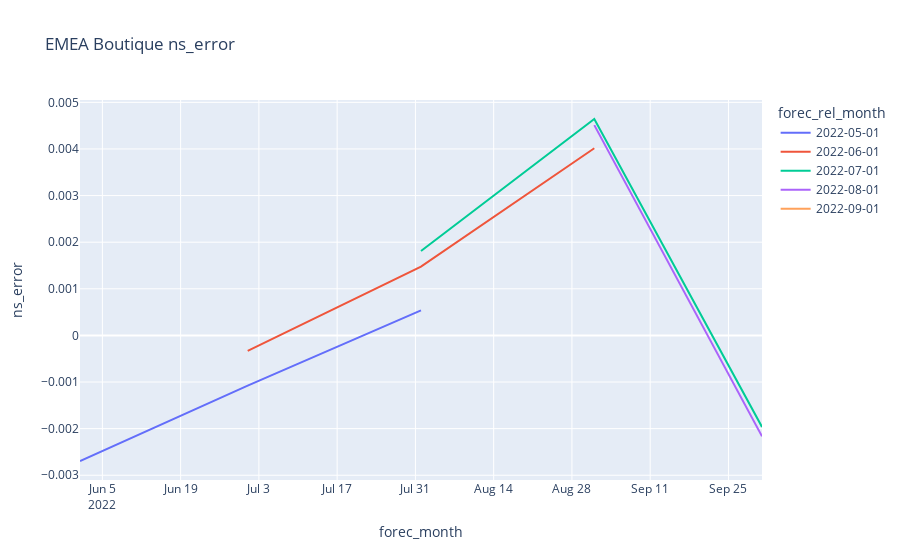
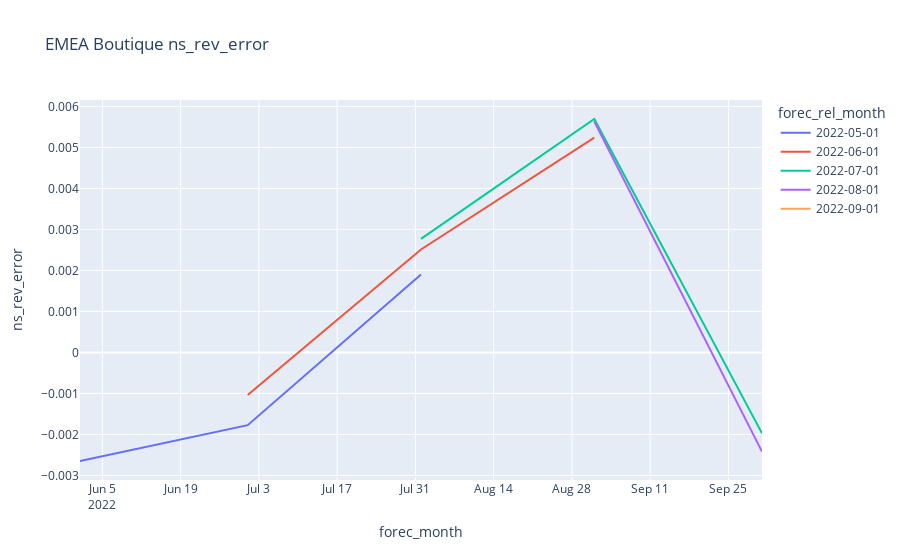
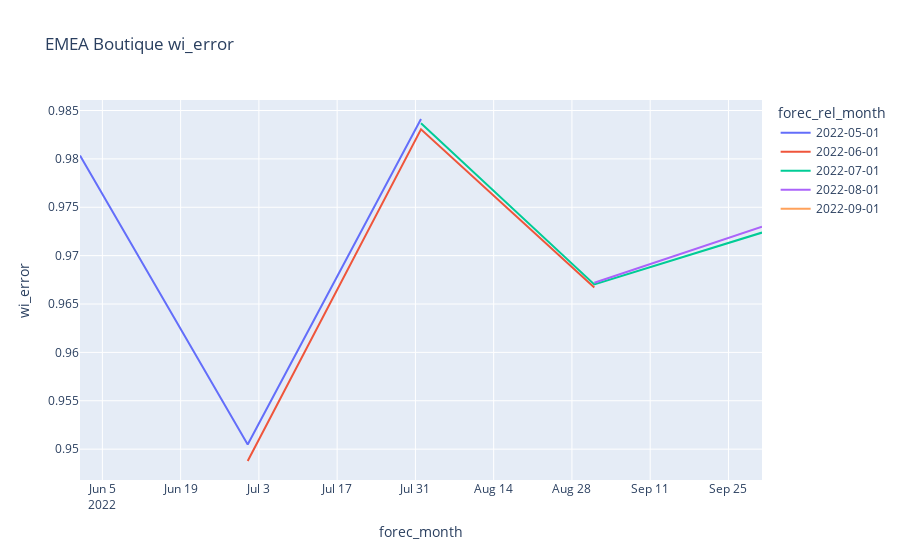
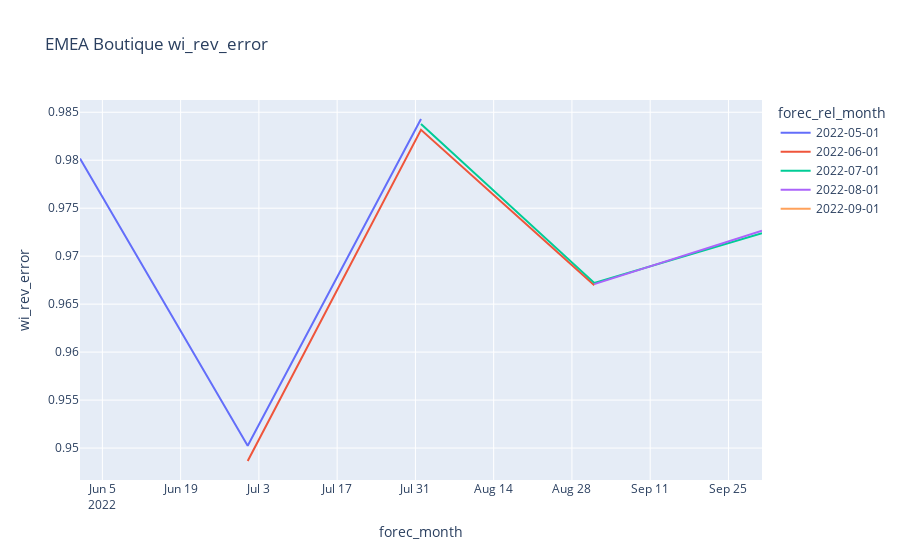

Notebook code cell kept with these figures, in order:
### Markdown cell above
# Trend Visualization

### Code cell
for team in np.unique(data['office_tier']):
    for metric in ['ns_error','ns_rev_error','wi_error','wi_rev_error','sos1d_error','sos1d_rev_error','sos2d_error','sos2d_rev_error',]:
        subdata=data[data['office_tier']==team]
        fig=px.line(subdata, x='forec_month', y=metric, title=team+' '+metric,color='forec_rel_month')
        fig.show()
        #plt.plot(subdata['forec_month'], subdata[metric], label = month)
        #print(team+' '+metric)
        #plt.plot(figsize=(12, 8), dpi=200)
        #plt.legend()
        #plt.savefig(team+'_'+metric+'.jpg')
        #plt.show()

### Figure 1 — Plotly figure (JSON) as saved in the notebook; plotly's stock layout.template omitted (floating-point values rounded to 4 significant figures)
{"data": [{"hovertemplate": "forec_rel_month=2022-05-01<br>forec_month=%{x}<br>ns_error=%{y}<extra></extra>", "legendgroup": "2022-05-01", "line": {"color": "#636efa", "dash": "solid"}, "marker": {"symbol": "circle"}, "mode": "lines", "name": "2022-05-01", "orientation": "v", "showlegend": true, "type": "scatter", "x": ["2022-06-01", "2022-07-01", "2022-08-01"], "xaxis": "x", "y": [-0.002694, -0.001078, 0.0005377], "yaxis": "y"}, {"hovertemplate": "forec_rel_month=2022-06-01<br>forec_month=%{x}<br>ns_error=%{y}<extra></extra>", "legendgroup": "2022-06-01", "line": {"color": "#EF553B", "dash": "solid"}, "marker": {"symbol": "circle"}, "mode": "lines", "name": "2022-06-01", "orientation": "v", "showlegend": true, "type": "scatter", "x": ["2022-07-01", "2022-08-01", "2022-09-01"], "xaxis": "x", "y": [-0.000333, 0.001477, 0.004016], "yaxis": "y"}, {"hovertemplate": "forec_rel_month=2022-07-01<br>forec_month=%{x}<br>ns_error=%{y}<extra></extra>", "legendgroup": "2022-07-01", "line": {"color": "#00cc96", "dash": "solid"}, "marker": {"symbol": "circle"}, "mode": "lines", "name": "2022-07-01", "orientation": "v", "showlegend": true, "type": "scatter", "x": ["2022-08-01", "2022-09-01", "2022-10-01"], "xaxis": "x", "y": [0.001811, 0.004643, -0.001963], "yaxis": "y"}, {"hovertemplate": "forec_rel_month=2022-08-01<br>forec_month=%{x}<br>ns_error=%{y}<extra></extra>", "legendgroup": "2022-08-01", "line": {"color": "#ab63fa", "dash": "solid"}, "marker": {"symbol": "circle"}, "mode": "lines", "name": "2022-08-01", "orientation": "v", "showlegend": true, "type": "scatter", "x": ["2022-09-01", "2022-10-01"], "xaxis": "x", "y": [0.004512, -0.002164], "yaxis": "y"}, {"hovertemplate": "forec_rel_month=2022-09-01<br>forec_month=%{x}<br>ns_error=%{y}<extra></extra>", "legendgroup": "2022-09-01", "line": {"color": "#FFA15A", "dash": "solid"}, "marker": {"symbol": "circle"}, "mode": "lines", "name": "2022-09-01", "orientation": "v", "showlegend": true, "type": "scatter", "x": ["2022-10-01"], "xaxis": "x", "y": [-0.002279], "yaxis": "y"}], "layout": {"autosize": true, "legend": {"title": {"text": "forec_rel_month"}, "tracegroupgap": 0}, "title": {"text": "EMEA Boutique ns_error"}, "xaxis": {"anchor": "y", "autorange": true, "domain": [0, 1], "range": ["2022-06-01", "2022-10-01"], "title": {"text": "forec_month"}, "type": "date"}, "yaxis": {"anchor": "x", "autorange": true, "domain": [0, 1], "range": [-0.003102, 0.00505], "title": {"text": "ns_error"}, "type": "linear"}}}

### Figure 2 — Plotly figure (JSON) as saved in the notebook; plotly's stock layout.template omitted (floating-point values rounded to 4 significant figures)
{"data": [{"hovertemplate": "forec_rel_month=2022-05-01<br>forec_month=%{x}<br>ns_rev_error=%{y}<extra></extra>", "legendgroup": "2022-05-01", "line": {"color": "#636efa", "dash": "solid"}, "marker": {"symbol": "circle"}, "mode": "lines", "name": "2022-05-01", "orientation": "v", "showlegend": true, "type": "scatter", "x": ["2022-06-01", "2022-07-01", "2022-08-01"], "xaxis": "x", "y": [-0.002648, -0.001774, 0.001902], "yaxis": "y"}, {"hovertemplate": "forec_rel_month=2022-06-01<br>forec_month=%{x}<br>ns_rev_error=%{y}<extra></extra>", "legendgroup": "2022-06-01", "line": {"color": "#EF553B", "dash": "solid"}, "marker": {"symbol": "circle"}, "mode": "lines", "name": "2022-06-01", "orientation": "v", "showlegend": true, "type": "scatter", "x": ["2022-07-01", "2022-08-01", "2022-09-01"], "xaxis": "x", "y": [-0.00104, 0.002511, 0.00524], "yaxis": "y"}, {"hovertemplate": "forec_rel_month=2022-07-01<br>forec_month=%{x}<br>ns_rev_error=%{y}<extra></extra>", "legendgroup": "2022-07-01", "line": {"color": "#00cc96", "dash": "solid"}, "marker": {"symbol": "circle"}, "mode": "lines", "name": "2022-07-01", "orientation": "v", "showlegend": true, "type": "scatter", "x": ["2022-08-01", "2022-09-01", "2022-10-01"], "xaxis": "x", "y": [0.002768, 0.005692, -0.001973], "yaxis": "y"}, {"hovertemplate": "forec_rel_month=2022-08-01<br>forec_month=%{x}<br>ns_rev_error=%{y}<extra></extra>", "legendgroup": "2022-08-01", "line": {"color": "#ab63fa", "dash": "solid"}, "marker": {"symbol": "circle"}, "mode": "lines", "name": "2022-08-01", "orientation": "v", "showlegend": true, "type": "scatter", "x": ["2022-09-01", "2022-10-01"], "xaxis": "x", "y": [0.005632, -0.002419], "yaxis": "y"}, {"hovertemplate": "forec_rel_month=2022-09-01<br>forec_month=%{x}<br>ns_rev_error=%{y}<extra></extra>", "legendgroup": "2022-09-01", "line": {"color": "#FFA15A", "dash": "solid"}, "marker": {"symbol": "circle"}, "mode": "lines", "name": "2022-09-01", "orientation": "v", "showlegend": true, "type": "scatter", "x": ["2022-10-01"], "xaxis": "x", "y": [-0.001056], "yaxis": "y"}], "layout": {"autosize": true, "legend": {"title": {"text": "forec_rel_month"}, "tracegroupgap": 0}, "title": {"text": "EMEA Boutique ns_rev_error"}, "xaxis": {"anchor": "y", "autorange": true, "domain": [0, 1], "range": ["2022-06-01", "2022-10-01"], "title": {"text": "forec_month"}, "type": "date"}, "yaxis": {"anchor": "x", "autorange": true, "domain": [0, 1], "range": [-0.003111, 0.006156], "title": {"text": "ns_rev_error"}, "type": "linear"}}}

### Figure 3 — Plotly figure (JSON) as saved in the notebook; plotly's stock layout.template omitted (floating-point values rounded to 4 significant figures)
{"data": [{"hovertemplate": "forec_rel_month=2022-05-01<br>forec_month=%{x}<br>wi_error=%{y}<extra></extra>", "legendgroup": "2022-05-01", "line": {"color": "#636efa", "dash": "solid"}, "marker": {"symbol": "circle"}, "mode": "lines", "name": "2022-05-01", "orientation": "v", "showlegend": true, "type": "scatter", "x": ["2022-06-01", "2022-07-01", "2022-08-01"], "xaxis": "x", "y": [0.9804, 0.9505, 0.9841], "yaxis": "y"}, {"hovertemplate": "forec_rel_month=2022-06-01<br>forec_month=%{x}<br>wi_error=%{y}<extra></extra>", "legendgroup": "2022-06-01", "line": {"color": "#EF553B", "dash": "solid"}, "marker": {"symbol": "circle"}, "mode": "lines", "name": "2022-06-01", "orientation": "v", "showlegend": true, "type": "scatter", "x": ["2022-07-01", "2022-08-01", "2022-09-01"], "xaxis": "x", "y": [0.9488, 0.9831, 0.9667], "yaxis": "y"}, {"hovertemplate": "forec_rel_month=2022-07-01<br>forec_month=%{x}<br>wi_error=%{y}<extra></extra>", "legendgroup": "2022-07-01", "line": {"color": "#00cc96", "dash": "solid"}, "marker": {"symbol": "circle"}, "mode": "lines", "name": "2022-07-01", "orientation": "v", "showlegend": true, "type": "scatter", "x": ["2022-08-01", "2022-09-01", "2022-10-01"], "xaxis": "x", "y": [0.9837, 0.967, 0.9724], "yaxis": "y"}, {"hovertemplate": "forec_rel_month=2022-08-01<br>forec_month=%{x}<br>wi_error=%{y}<extra></extra>", "legendgroup": "2022-08-01", "line": {"color": "#ab63fa", "dash": "solid"}, "marker": {"symbol": "circle"}, "mode": "lines", "name": "2022-08-01", "orientation": "v", "showlegend": true, "type": "scatter", "x": ["2022-09-01", "2022-10-01"], "xaxis": "x", "y": [0.9672, 0.973], "yaxis": "y"}, {"hovertemplate": "forec_rel_month=2022-09-01<br>forec_month=%{x}<br>wi_error=%{y}<extra></extra>", "legendgroup": "2022-09-01", "line": {"color": "#FFA15A", "dash": "solid"}, "marker": {"symbol": "circle"}, "mode": "lines", "name": "2022-09-01", "orientation": "v", "showlegend": true, "type": "scatter", "x": ["2022-10-01"], "xaxis": "x", "y": [0.9736], "yaxis": "y"}], "layout": {"autosize": true, "legend": {"title": {"text": "forec_rel_month"}, "tracegroupgap": 0}, "title": {"text": "EMEA Boutique wi_error"}, "xaxis": {"anchor": "y", "autorange": true, "domain": [0, 1], "range": ["2022-06-01", "2022-10-01"], "title": {"text": "forec_month"}, "type": "date"}, "yaxis": {"anchor": "x", "autorange": true, "domain": [0, 1], "range": [0.9468, 0.9861], "title": {"text": "wi_error"}, "type": "linear"}}}

### Figure 4 — Plotly figure (JSON) as saved in the notebook; plotly's stock layout.template omitted (floating-point values rounded to 4 significant figures)
{"data": [{"hovertemplate": "forec_rel_month=2022-05-01<br>forec_month=%{x}<br>wi_rev_error=%{y}<extra></extra>", "legendgroup": "2022-05-01", "line": {"color": "#636efa", "dash": "solid"}, "marker": {"symbol": "circle"}, "mode": "lines", "name": "2022-05-01", "orientation": "v", "showlegend": true, "type": "scatter", "x": ["2022-06-01", "2022-07-01", "2022-08-01"], "xaxis": "x", "y": [0.9802, 0.9502, 0.9843], "yaxis": "y"}, {"hovertemplate": "forec_rel_month=2022-06-01<br>forec_month=%{x}<br>wi_rev_error=%{y}<extra></extra>", "legendgroup": "2022-06-01", "line": {"color": "#EF553B", "dash": "solid"}, "marker": {"symbol": "circle"}, "mode": "lines", "name": "2022-06-01", "orientation": "v", "showlegend": true, "type": "scatter", "x": ["2022-07-01", "2022-08-01", "2022-09-01"], "xaxis": "x", "y": [0.9486, 0.9832, 0.967], "yaxis": "y"}, {"hovertemplate": "forec_rel_month=2022-07-01<br>forec_month=%{x}<br>wi_rev_error=%{y}<extra></extra>", "legendgroup": "2022-07-01", "line": {"color": "#00cc96", "dash": "solid"}, "marker": {"symbol": "circle"}, "mode": "lines", "name": "2022-07-01", "orientation": "v", "showlegend": true, "type": "scatter", "x": ["2022-08-01", "2022-09-01", "2022-10-01"], "xaxis": "x", "y": [0.9838, 0.9672, 0.9724], "yaxis": "y"}, {"hovertemplate": "forec_rel_month=2022-08-01<br>forec_month=%{x}<br>wi_rev_error=%{y}<extra></extra>", "legendgroup": "2022-08-01", "line": {"color": "#ab63fa", "dash": "solid"}, "marker": {"symbol": "circle"}, "mode": "lines", "name": "2022-08-01", "orientation": "v", "showlegend": true, "type": "scatter", "x": ["2022-09-01", "2022-10-01"], "xaxis": "x", "y": [0.9671, 0.9727], "yaxis": "y"}, {"hovertemplate": "forec_rel_month=2022-09-01<br>forec_month=%{x}<br>wi_rev_error=%{y}<extra></extra>", "legendgroup": "2022-09-01", "line": {"color": "#FFA15A", "dash": "solid"}, "marker": {"symbol": "circle"}, "mode": "lines", "name": "2022-09-01", "orientation": "v", "showlegend": true, "type": "scatter", "x": ["2022-10-01"], "xaxis": "x", "y": [0.9739], "yaxis": "y"}], "layout": {"autosize": true, "legend": {"title": {"text": "forec_rel_month"}, "tracegroupgap": 0}, "title": {"text": "EMEA Boutique wi_rev_error"}, "xaxis": {"anchor": "y", "autorange": true, "domain": [0, 1], "range": ["2022-06-01", "2022-10-01"], "title": {"text": "forec_month"}, "type": "date"}, "yaxis": {"anchor": "x", "autorange": true, "domain": [0, 1], "range": [0.9467, 0.9863], "title": {"text": "wi_rev_error"}, "type": "linear"}}}
